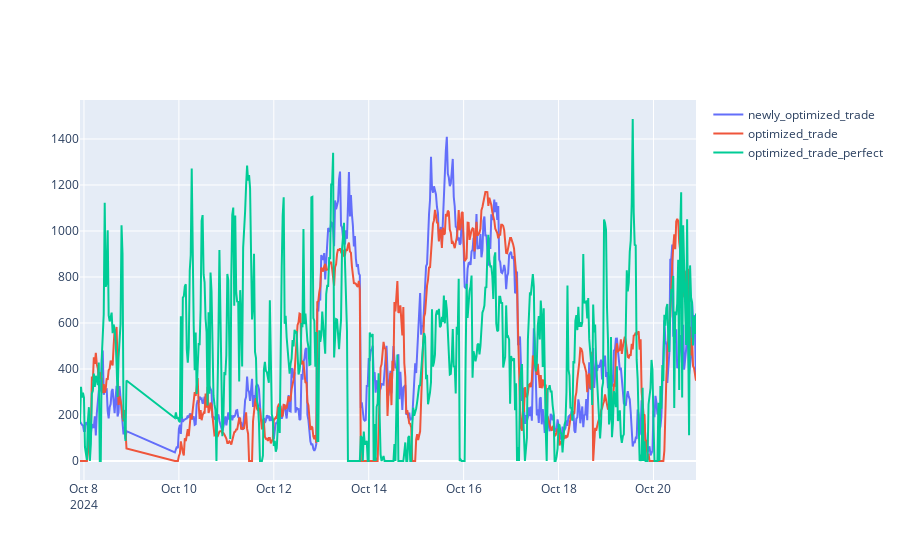

This figure's notebook cell:
### Code cell
#üplot the columns  newly_optimized_trade optimized_trade optimized_trade_perfect
fig = go.Figure()
fig.add_trace(go.Scatter(x=df_api_new_merged2.timestamp_utc, y=df_api_new_merged2.newly_optimized_trade, mode='lines', name='newly_optimized_trade'))
fig.add_trace(go.Scatter(x=df_api_new_merged2.timestamp_utc, y=df_api_new_merged2.optimized_trade, mode='lines', name='optimized_trade'))
fig.add_trace(go.Scatter(x=df_api_new_merged2.timestamp_utc, y=df_api_new_merged2.optimized_trade_perfect, mode='lines', name='optimized_trade_perfect'))
fig.show()

### Figure 1 — Plotly figure (JSON) as saved in the notebook; plotly's stock layout.template omitted (floating-point values rounded to 4 significant figures; data arrays with more than 128 entries replaced by an {"elided": "..."} marker saying what was removed)
{"data": [{"mode": "lines", "name": "newly_optimized_trade", "type": "scatter", "x": {"elided": "573 str values"}, "y": {"elided": "573 float values"}}, {"mode": "lines", "name": "optimized_trade", "type": "scatter", "x": {"elided": "573 str values"}, "y": {"elided": "573 float values"}}, {"mode": "lines", "name": "optimized_trade_perfect", "type": "scatter", "x": {"elided": "573 str values"}, "y": {"elided": "573 float values"}}], "layout": {}}
